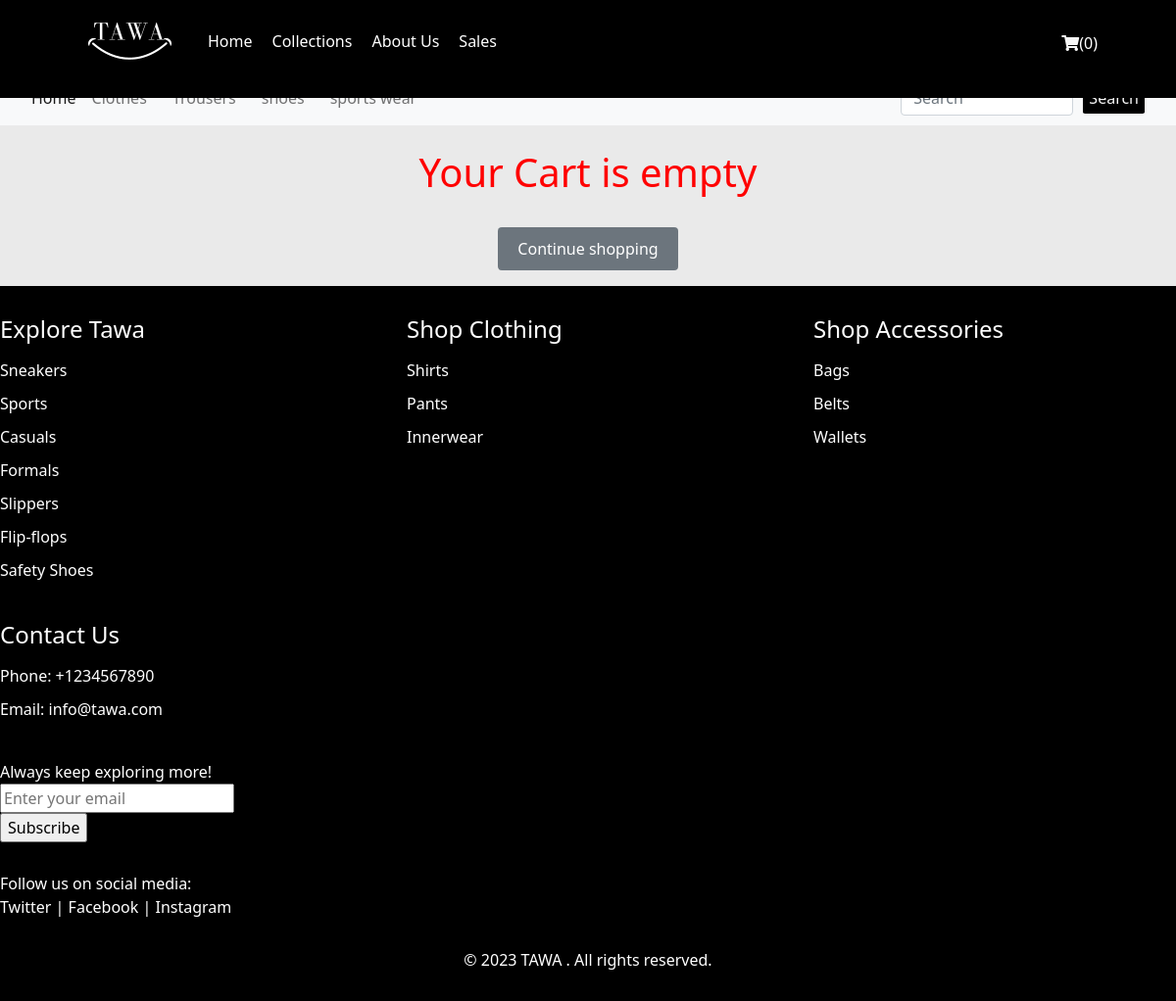
Page /cart/ on the committed database.
### shop/models.py (models this page shows, shortened)
class Category(models.Model):
    name=models.CharField(max_length=250,unique=True)
    slug=models.SlugField(max_length=250,unique=True)
    description=models.TextField(blank=True)
    image=models.ImageField(upload_to='category',blank=True)
    class Meta:
        ordering=('name',)
        verbose_name='category'
        verbose_name_plural='categories'

### cart/views.py (the view)
# urls.py: path('', views.cart_detail, name='cart_detail'),
def cart_detail(request,total=0,counter=0,cart_items=None):
    try:
        cart = Cart.objects.get(cart_id= _cart_id(request))
        cart_items = CartItem.objects.filter(cart = cart,active = True)
        for cart_item in cart_items:
            total += (cart_item.product.price * cart_item.quantity)
            counter += cart_item.quantity
    except ObjectDoesNotExist:
        pass
    return render(request,'cart.html',dict(cart_items = cart_items,total = total,counter = counter))

### cart/context_processors.py (called while the page is built)
def counter(request):
    item_count = 0
    if 'admin' in request.path:
        return {}
    else:
        try:
            cart = Cart.objects.filter(cart_id = _cart_id(request))
            cart_items = CartItem.objects.all().filter(cart = cart[:1])
            for cart_item in cart_items:
                item_count += cart_item.quantity
        except Cart.DoesNotExist:
            item_count = 0
    return dict(item_count = item_count)

### cart/views.py (called while the page is built)
def _cart_id(request):
    cart = request.session.session_key
    if not cart:
        cart = request.session.create()
    return cart

### shop/context_processors.py (called while the page is built)
def menu_links(request):
    links=Category.objects.all()
    return dict(links=links)

### templates/cart.html (shortened to what this page needs)
{% extends 'base.html' %}
{% load static %}
{% block content %}
{% if not cart_items %}
<div>
    <div class="text-center">
        <br>
        <h1 style="color: red;">Your Cart is empty</h1><br>
        <p class="text-center"><a href="{% url 'shop:allProdCat' %}" class="btn btn-secondary btn-block my_cart_table_button">Continue shopping</a></p>
    </div>
</div>
{% endif %}
{% endblock %}

### templates/nav.html (shortened to what this page needs)
<nav class="navbar navbar-expand-lg navbar-light bg-light">
  <div class="container-fluid">
    <div class="collapse navbar-collapse" id="navbarNav">
      <ul class="navbar-nav">
        <li class="nav-item">
          <a class="nav-link active" aria-current="page" href="{% url 'shop:allProdCat' %}">Home</a>
        </li>
        <li class="nav-item">
          <div class="category-links">
            {% for cat in links|slice:":5" %}
            <a class="nav-link" href="{% url 'shop:products_by_category' cat.slug %}">{{cat.name}}</a>
            {% endfor %}
          </div>
      </li>
    </ul>
  </div>
</div>
        <div style="padding-right: 30px; margin-bottom: 0px;">
          <form method="get" class="d-flex" action="{% url 'search_app:SearchResult' %}">
              <input class="form-control me-2" type="search" name="q" placeholder="Search" aria-label="Search" style="height: 35px;">
              <button type="submit" class="button1">Search</button>
          </form>
      </div>
</nav>

### templates/header.html (style rules this page uses)
.button1 { background-color: black; color: #f6f6f6; border-style: solid; border-radius: 10%; border-color: #f6f6f6; height: 35px; transition-duration: 0.4s; text-align: center; }
.btn-secondary { background-color: #6c757d; color: #fff; border: none; padding: 10px 20px; cursor: pointer; }

### templates/nav.html (style rules this page uses)
.category-links { display: flex; }
.category-links a { margin-right: 10px; }

### rows in the picture
Category: name "Clothes"
Category: name "Trousers"
Category: name "shoes"
Category: name "sports wear"
